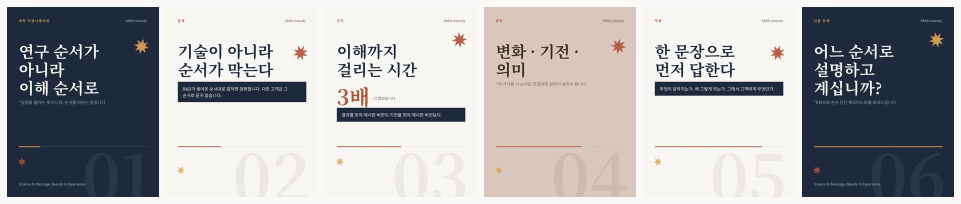
#> input picture docs/assets/editorial-carousel.jpg, 1922 x 408 px (shown at 1/2 size)
$ python -i editorial_cards.py   (imports and definitions only)
#> lines starting #> are read from the running program, lines starting #| are printed output that depends on the picture
#> further down, picture is the input picture: PIL image 1922x408 RGB; mean R, G, B 171.8, 171.6, 173.9
#!/usr/bin/env python3
"""Editorial card renderer for bbbb.beauty — 4:5 Instagram (1080x1350).

Every slide has a role, and each role has its own composition. There is no
shared template: a statement slide is type at 180px and nothing else, an
evidence slide is a numeral cropped by the top edge, a vertical slide is set
in 세로쓰기. What is held constant is only the wordmark, a small index and
the palette — enough to read as one deck, not enough to read as one template.

The typesetting matters as much as the layout, so this module does the things
a person does by hand and a generator usually does not:

  * type knocked out of the photograph instead of laid over a legibility scrim
  * emphasis inside a headline — ``순서가 *전부*다`` sets 전부 larger, heavier
    and in the accent, on the same baseline
  * a numeral set behind the headline and partly occluded by it
  * a halftone screen, which is a print artefact rather than a filter
  * margins that differ per role, and one plate knocked off the grid

Three things are measured rather than assumed, because each of them fails
silently otherwise:

  * text width, so a headline can never overflow its box (``fit_font``)
  * Hangul coverage, because the display face carries the common set and not
    all 11,172 syllables (``serif_for``)
  * knockout contrast, because cutting type out of a uniformly dark photograph
    yields an invisible headline (``_knockout_is_legible``)

See docs/editorial-direction.md for the reasoning and the references.
"""

from __future__ import annotations

import math
import random
import sys
from dataclasses import dataclass, field
from functools import lru_cache
from pathlib import Path

from PIL import Image, ImageDraw, ImageEnhance, ImageFont

REPO_ROOT = Path(__file__).parent.parent

W, H = 1080, 1350
MARGIN = 56


# ---------------------------------------------------------------------------
# Palette
# ---------------------------------------------------------------------------
# Navy and beige are the brand's own (content/topics.json -> visual_identity).
# Clay and amber are the warm pair the reference decks run on, and amber
# already appears as the dot in images/channel-six-types/. Aqua is deliberately
# absent from every surface: a full-bleed aqua gradient is the generic SaaS
# look this direction exists to move away from.

BLACK = (14, 16, 22)
INK = (26, 32, 44)
PAPER = (247, 245, 240)
CHALK = (228, 223, 214)
CLAY = (178, 72, 44)
AMBER = (226, 158, 66)
ROSE = (206, 180, 168)


# ---------------------------------------------------------------------------
# Fonts
# ---------------------------------------------------------------------------

FONT_DIR = REPO_ROOT / "assets" / "fonts"

SERIF_CANDIDATES = [
    str(FONT_DIR / "Hahmlet.ttf"),
    "/usr/share/fonts/opentype/noto/NotoSerifCJK-Bold.ttc",
    "/usr/share/fonts/opentype/noto/NotoSerifCJK-Regular.ttc",
    "/usr/share/fonts/truetype/nanum/NanumMyeongjoBold.ttf",
]
SANS_CANDIDATES = [
    str(FONT_DIR / "Pretendard.ttf"),
    "/usr/share/fonts/opentype/noto/NotoSansCJK-Regular.ttc",
    "/usr/share/fonts/truetype/nanum/NanumGothic.ttf",
]

# Hahmlet carries the KS X 1001 common set — 2,788 of the 11,172 modern Hangul
# syllables. That covers ordinary Korean prose completely (every one of the 613
# distinct syllables across the 35,742 Korean characters already in this repo
# is present), but a rare syllable would otherwise render as an empty box in a
# published post with nothing to warn anyone.
SERIF_FALLBACK = SERIF_CANDIDATES[1:]

FONT_OVERRIDE: dict[str, str] = {}


# [69 lines left out: functions _coverage, uncovered, serif_for, _font, not called in this run]


# ---------------------------------------------------------------------------
# Measured text
# ---------------------------------------------------------------------------

_MEASURE = ImageDraw.Draw(Image.new("RGB", (1, 1)))


def text_width(text: str, font: ImageFont.FreeTypeFont) -> float:
    return _MEASURE.textlength(text, font=font)


# [38 lines left out: functions runs, words_of, not called in this run]


def line_width(line, base, emph) -> float:
    return sum(sum(text_width(t, emph if e else base) for t, e in word)
               for word in line) + (len(line) - 1) * text_width(" ", base)


# [42 lines left out: functions wrap_runs, plain, not called in this run]


# Body copy carries no emphasis, so the two are the same call.
wrap = plain


# [51 lines left out: functions fit_font, draw_line, tracked, vertical, not called in this run]


# ---------------------------------------------------------------------------
# Imagery
# ---------------------------------------------------------------------------

IMAGE_DIRS = [
    REPO_ROOT / "images" / "concepts" / "visual-directions-v3",
    REPO_ROOT / "images" / "tests" / "scientific-choreography",
    REPO_ROOT / "images" / "replacements" / "body-cell-narrative",
]


# [48 lines left out: functions available_images, resolve_image, crop, duotone, not called in this run]


def halftone(im, cell=7, angle=15, fg=BLACK, bg=PAPER) -> Image.Image:
    """A rotated dot screen — a print artefact, not a filter."""
#> called with cell = 7, angle = 15, fg = (14, 16, 22), bg = (247, 245, 240)
    grey = ImageEnhance.Contrast(im.convert("L")).enhance(1.25)
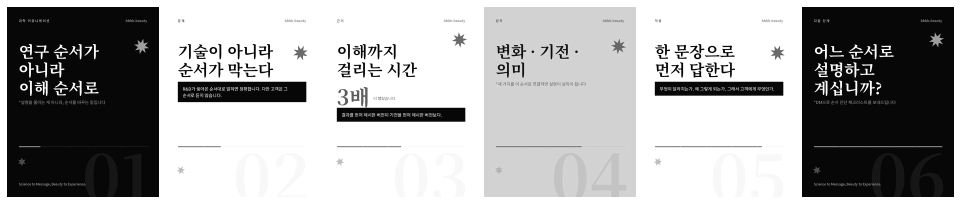
#> grey: PIL image 1922x408 L (shown at 1/2 size); min 0, max 255, mean 166.8
    out = Image.new("RGB", im.size, bg)
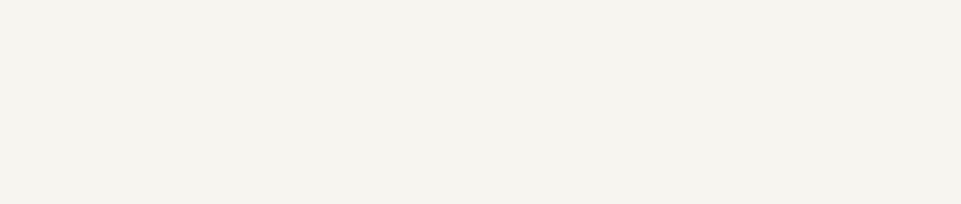
#> out: PIL image 1922x408 RGB (shown at 1/2 size); mean R, G, B 247, 245, 240
    d = ImageDraw.Draw(out)
    radians = math.radians(angle)
    cos_a, sin_a = math.cos(radians), math.sin(radians)
    diagonal = int(math.hypot(*im.size))
#> diagonal = 1964
    for v in range(-diagonal // cell, diagonal // cell):
        for u in range(-diagonal // cell, diagonal // cell):
            x = u * cell * cos_a - v * cell * sin_a
            y = u * cell * sin_a + v * cell * cos_a
            if not (0 <= x < im.size[0] and 0 <= y < im.size[1]):
                continue
            radius = (1 - grey.getpixel((int(x), int(y))) / 255) * cell * 0.78
            if radius > 0.35:
                d.ellipse([x - radius, y - radius, x + radius, y + radius], fill=fg)
    return out


# [20 lines left out: functions grain, _layer, not called in this run]


# ---------------------------------------------------------------------------
# Knockout
# ---------------------------------------------------------------------------

def _luminance(rgb) -> float:
    return 0.2126 * rgb[0] + 0.7152 * rgb[1] + 0.0722 * rgb[2]


# [12 lines left out: functions _relative_luminance, contrast_ratio, not called in this run]


# WCAG 2.1 puts large text at 3:1. A knockout headline is always large, and it
# is read by the brighter parts of its letterforms rather than by their average,
# so a quarter of the area clearing 3:1 is the bar.
KNOCKOUT_MIN_RATIO = 3.0
KNOCKOUT_MIN_AREA = 0.25


# [67 lines left out: functions _levels_under, _knockout_is_legible, _text_mask, chrome, not called in this run]


@dataclass
class Slide:
    role: str = "statement"
    headline: str = ""
    sub: str = ""
    kicker: str = ""
    stat: str = ""
    stat_note: str = ""
    items: list[str] = field(default_factory=list)
    image: str = ""
    index: int = 1
    total: int = 1


# ---------------------------------------------------------------------------
# Roles
# ---------------------------------------------------------------------------

# [214 lines left out: functions _cover_scrim, r_cover, r_statement, r_evidence, r_vertical, r_detail and 1 more, not called in this run]


ROLES = {
    "cover": r_cover,
    "statement": r_statement,
    "evidence": r_evidence,
    "vertical": r_vertical,
    "detail": r_detail,
    "close": r_close,
}


# [11 lines left out: function render, not called in this run]

>>> from PIL import Image
>>> picture = Image.open('../docs/assets/editorial-carousel.jpg')
>>> result = halftone(picture)
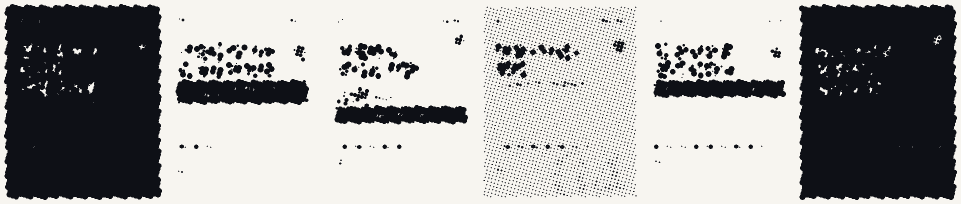
#> result: PIL image 1922x408 RGB (shown at 1/2 size); mean R, G, B 159.4, 158.9, 158
